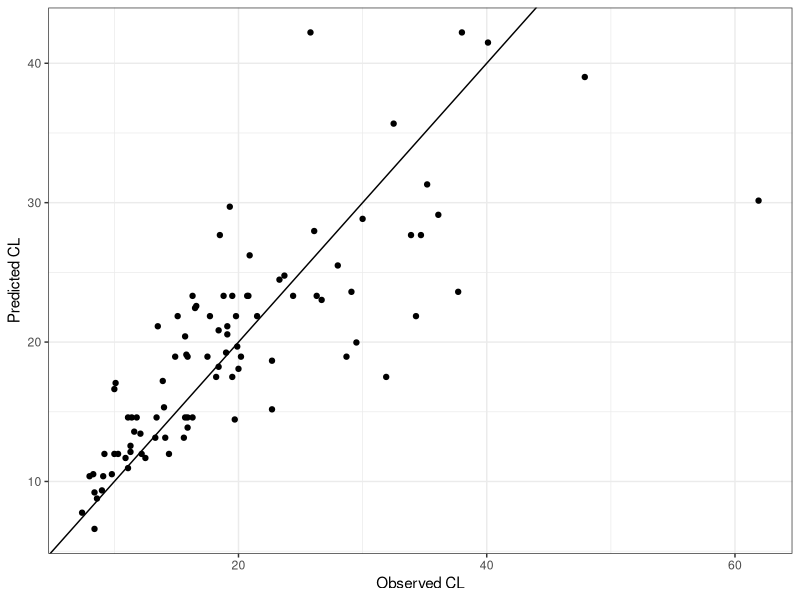
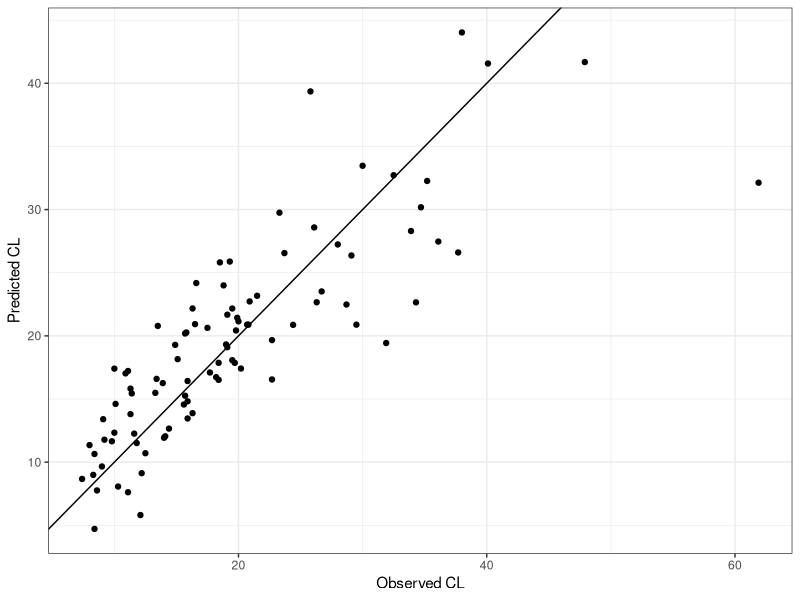

Reproduce these figures in R, in order.
## ---- chunk 1
knitr::opts_chunk$set(echo = TRUE)
library(tidyverse)
library(MASS)

## ---- chunk 2
lm_mod1 <- lm(Price ~ Horsepower, data = Cars93) 
## ---- chunk 3
lm_mod1 
## ---- chunk 4
Cars93_pred <- Cars93 %>%  mutate(price_pred = predict(lm_mod1))

ggplot(data = Cars93_pred,
       mapping = aes(x = Price, y = price_pred)) +
  theme_bw() +
  geom_point() +
  geom_abline(intercept = 0, slope = 1) +
  xlab("Observed CL") + 
  ylab("Predicted CL")
## ---- chunk 5
lm_mod2 <-  lm(Price ~ MPG.city + MPG.highway + EngineSize + 
                 Horsepower + RPM + Rev.per.mile + 
                 Fuel.tank.capacity + Width  , data = Cars93)

lm_mod2
## ---- chunk 6
Cars93_pred <- Cars93 %>%  mutate(price_pred2 = predict(lm_mod2))

ggplot(data = Cars93_pred,
       mapping = aes(x = Price, y = price_pred2)) +
  theme_bw() +
  geom_point() +
  geom_abline(intercept = 0, slope = 1) +
  xlab("Observed CL") + 
  ylab("Predicted CL")
## ---- chunk 7
a <- Cars93 %>%
  lm(Price ~ Horsepower,
     data = .) %>%
  resid %>%
  "^"(2) %>%
  sum

b <- Cars93 %>%
  lm(Price ~ MPG.city + MPG.highway + EngineSize + Horsepower + RPM + Rev.per.mile + Fuel.tank.capacity + Width,
     data = .) %>%
  resid %>%
  "^"(2) %>%
  sum

c("model A" = b, "model B" = a)
